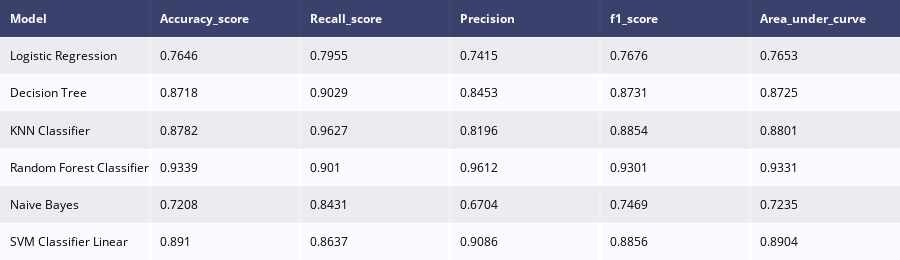

The cell this chart's notebook holds for it:
### Code cell
#gives model report in dataframe
def model_report(model,X_train,X_test,Y_train,Y_test,name) :
    model.fit(X_train,Y_train)
    predictions  = model.predict(X_test)
    accuracy     = accuracy_score(Y_test,predictions)
    recallscore  = recall_score(Y_test,predictions)
    precision    = precision_score(Y_test,predictions)
    roc_auc      = roc_auc_score(Y_test,predictions)
    f1score      = f1_score(Y_test,predictions) 
    
    df = pd.DataFrame({"Model"           : [name],
                       "Accuracy_score"  : [accuracy],
                       "Recall_score"    : [recallscore],
                       "Precision"       : [precision],
                       "f1_score"        : [f1score],
                       "Area_under_curve": [roc_auc]
                      })
    return df

#outputs for every model
model1 = model_report(logreg,X_train,X_test,Y_train,Y_test, "Logistic Regression")
model2 = model_report(decision_tree,X_train,X_test,Y_train,Y_test, "Decision Tree")
model3 = model_report(knn,X_train,X_test,Y_train,Y_test, "KNN Classifier")
model4 = model_report(rfc,X_train,X_test,Y_train,Y_test, "Random Forest Classifier")
model5 = model_report(gaussian,X_train,X_test,Y_train,Y_test, "Naive Bayes")
model6 = model_report(svc,X_train,X_test,Y_train,Y_test, "SVM Classifier Linear")


#concat all models
model_performances = pd.concat([model1,model2,model3,model4,model5,model6,],axis = 0).reset_index()

model_performances = model_performances.drop(columns = "index",axis =1)

table  = ff.create_table(np.round(model_performances,4))

py.iplot(table)

### Figure 1 — Plotly figure (JSON) as saved in the notebook; plotly's stock layout.template omitted (floating-point values rounded to 4 significant figures)
{"data": [{"colorscale": [[0, "#00083e"], [0.5, "#ededee"], [1, "#ffffff"]], "hoverinfo": "none", "opacity": 0.75, "showscale": false, "type": "heatmap", "z": [[0, 0, 0, 0, 0, 0], [0.5, 0.5, 0.5, 0.5, 0.5, 0.5], [1, 1, 1, 1, 1, 1], [0.5, 0.5, 0.5, 0.5, 0.5, 0.5], [1, 1, 1, 1, 1, 1], [0.5, 0.5, 0.5, 0.5, 0.5, 0.5], [1, 1, 1, 1, 1, 1]]}], "layout": {"annotations": [{"align": "left", "font": {"color": "#ffffff"}, "showarrow": false, "text": "<b>Model</b>", "x": -0.45, "xanchor": "left", "xref": "x", "y": 0, "yref": "y"}, {"align": "left", "font": {"color": "#ffffff"}, "showarrow": false, "text": "<b>Accuracy_score</b>", "x": 0.55, "xanchor": "left", "xref": "x", "y": 0, "yref": "y"}, {"align": "left", "font": {"color": "#ffffff"}, "showarrow": false, "text": "<b>Recall_score</b>", "x": 1.55, "xanchor": "left", "xref": "x", "y": 0, "yref": "y"}, {"align": "left", "font": {"color": "#ffffff"}, "showarrow": false, "text": "<b>Precision</b>", "x": 2.55, "xanchor": "left", "xref": "x", "y": 0, "yref": "y"}, {"align": "left", "font": {"color": "#ffffff"}, "showarrow": false, "text": "<b>f1_score</b>", "x": 3.55, "xanchor": "left", "xref": "x", "y": 0, "yref": "y"}, {"align": "left", "font": {"color": "#ffffff"}, "showarrow": false, "text": "<b>Area_under_curve</b>", "x": 4.55, "xanchor": "left", "xref": "x", "y": 0, "yref": "y"}, {"align": "left", "font": {"color": "#000000"}, "showarrow": false, "text": "Logistic Regression", "x": -0.45, "xanchor": "left", "xref": "x", "y": 1, "yref": "y"}, {"align": "left", "font": {"color": "#000000"}, "showarrow": false, "text": "0.7646", "x": 0.55, "xanchor": "left", "xref": "x", "y": 1, "yref": "y"}, {"align": "left", "font": {"color": "#000000"}, "showarrow": false, "text": "0.7955", "x": 1.55, "xanchor": "left", "xref": "x", "y": 1, "yref": "y"}, {"align": "left", "font": {"color": "#000000"}, "showarrow": false, "text": "0.7415", "x": 2.55, "xanchor": "left", "xref": "x", "y": 1, "yref": "y"}, {"align": "left", "font": {"color": "#000000"}, "showarrow": false, "text": "0.7676", "x": 3.55, "xanchor": "left", "xref": "x", "y": 1, "yref": "y"}, {"align": "left", "font": {"color": "#000000"}, "showarrow": false, "text": "0.7653", "x": 4.55, "xanchor": "left", "xref": "x", "y": 1, "yref": "y"}, {"align": "left", "font": {"color": "#000000"}, "showarrow": false, "text": "Decision Tree", "x": -0.45, "xanchor": "left", "xref": "x", "y": 2, "yref": "y"}, {"align": "left", "font": {"color": "#000000"}, "showarrow": false, "text": "0.8718", "x": 0.55, "xanchor": "left", "xref": "x", "y": 2, "yref": "y"}, {"align": "left", "font": {"color": "#000000"}, "showarrow": false, "text": "0.9029", "x": 1.55, "xanchor": "left", "xref": "x", "y": 2, "yref": "y"}, {"align": "left", "font": {"color": "#000000"}, "showarrow": false, "text": "0.8453", "x": 2.55, "xanchor": "left", "xref": "x", "y": 2, "yref": "y"}, {"align": "left", "font": {"color": "#000000"}, "showarrow": false, "text": "0.8731", "x": 3.55, "xanchor": "left", "xref": "x", "y": 2, "yref": "y"}, {"align": "left", "font": {"color": "#000000"}, "showarrow": false, "text": "0.8725", "x": 4.55, "xanchor": "left", "xref": "x", "y": 2, "yref": "y"}, {"align": "left", "font": {"color": "#000000"}, "showarrow": false, "text": "KNN Classifier", "x": -0.45, "xanchor": "left", "xref": "x", "y": 3, "yref": "y"}, {"align": "left", "font": {"color": "#000000"}, "showarrow": false, "text": "0.8782", "x": 0.55, "xanchor": "left", "xref": "x", "y": 3, "yref": "y"}, {"align": "left", "font": {"color": "#000000"}, "showarrow": false, "text": "0.9627", "x": 1.55, "xanchor": "left", "xref": "x", "y": 3, "yref": "y"}, {"align": "left", "font": {"color": "#000000"}, "showarrow": false, "text": "0.8196", "x": 2.55, "xanchor": "left", "xref": "x", "y": 3, "yref": "y"}, {"align": "left", "font": {"color": "#000000"}, "showarrow": false, "text": "0.8854", "x": 3.55, "xanchor": "left", "xref": "x", "y": 3, "yref": "y"}, {"align": "left", "font": {"color": "#000000"}, "showarrow": false, "text": "0.8801", "x": 4.55, "xanchor": "left", "xref": "x", "y": 3, "yref": "y"}, {"align": "left", "font": {"color": "#000000"}, "showarrow": false, "text": "Random Forest Classifier", "x": -0.45, "xanchor": "left", "xref": "x", "y": 4, "yref": "y"}, {"align": "left", "font": {"color": "#000000"}, "showarrow": false, "text": "0.9339", "x": 0.55, "xanchor": "left", "xref": "x", "y": 4, "yref": "y"}, {"align": "left", "font": {"color": "#000000"}, "showarrow": false, "text": "0.901", "x": 1.55, "xanchor": "left", "xref": "x", "y": 4, "yref": "y"}, {"align": "left", "font": {"color": "#000000"}, "showarrow": false, "text": "0.9612", "x": 2.55, "xanchor": "left", "xref": "x", "y": 4, "yref": "y"}, {"align": "left", "font": {"color": "#000000"}, "showarrow": false, "text": "0.9301", "x": 3.55, "xanchor": "left", "xref": "x", "y": 4, "yref": "y"}, {"align": "left", "font": {"color": "#000000"}, "showarrow": false, "text": "0.9331", "x": 4.55, "xanchor": "left", "xref": "x", "y": 4, "yref": "y"}, {"align": "left", "font": {"color": "#000000"}, "showarrow": false, "text": "Naive Bayes", "x": -0.45, "xanchor": "left", "xref": "x", "y": 5, "yref": "y"}, {"align": "left", "font": {"color": "#000000"}, "showarrow": false, "text": "0.7208", "x": 0.55, "xanchor": "left", "xref": "x", "y": 5, "yref": "y"}, {"align": "left", "font": {"color": "#000000"}, "showarrow": false, "text": "0.8431", "x": 1.55, "xanchor": "left", "xref": "x", "y": 5, "yref": "y"}, {"align": "left", "font": {"color": "#000000"}, "showarrow": false, "text": "0.6704", "x": 2.55, "xanchor": "left", "xref": "x", "y": 5, "yref": "y"}, {"align": "left", "font": {"color": "#000000"}, "showarrow": false, "text": "0.7469", "x": 3.55, "xanchor": "left", "xref": "x", "y": 5, "yref": "y"}, {"align": "left", "font": {"color": "#000000"}, "showarrow": false, "text": "0.7235", "x": 4.55, "xanchor": "left", "xref": "x", "y": 5, "yref": "y"}, {"align": "left", "font": {"color": "#000000"}, "showarrow": false, "text": "SVM Classifier Linear", "x": -0.45, "xanchor": "left", "xref": "x", "y": 6, "yref": "y"}, {"align": "left", "font": {"color": "#000000"}, "showarrow": false, "text": "0.891", "x": 0.55, "xanchor": "left", "xref": "x", "y": 6, "yref": "y"}, {"align": "left", "font": {"color": "#000000"}, "showarrow": false, "text": "0.8637", "x": 1.55, "xanchor": "left", "xref": "x", "y": 6, "yref": "y"}, {"align": "left", "font": {"color": "#000000"}, "showarrow": false, "text": "0.9086", "x": 2.55, "xanchor": "left", "xref": "x", "y": 6, "yref": "y"}, {"align": "left", "font": {"color": "#000000"}, "showarrow": false, "text": "0.8856", "x": 3.55, "xanchor": "left", "xref": "x", "y": 6, "yref": "y"}, {"align": "left", "font": {"color": "#000000"}, "showarrow": false, "text": "0.8904", "x": 4.55, "xanchor": "left", "xref": "x", "y": 6, "yref": "y"}], "height": 260, "margin": {"b": 0, "l": 0, "r": 0, "t": 0}, "xaxis": {"dtick": 1, "gridwidth": 2, "showticklabels": false, "tick0": -0.5, "ticks": "", "zeroline": false}, "yaxis": {"autorange": "reversed", "dtick": 1, "gridwidth": 2, "showticklabels": false, "tick0": 0.5, "ticks": "", "zeroline": false}}}
